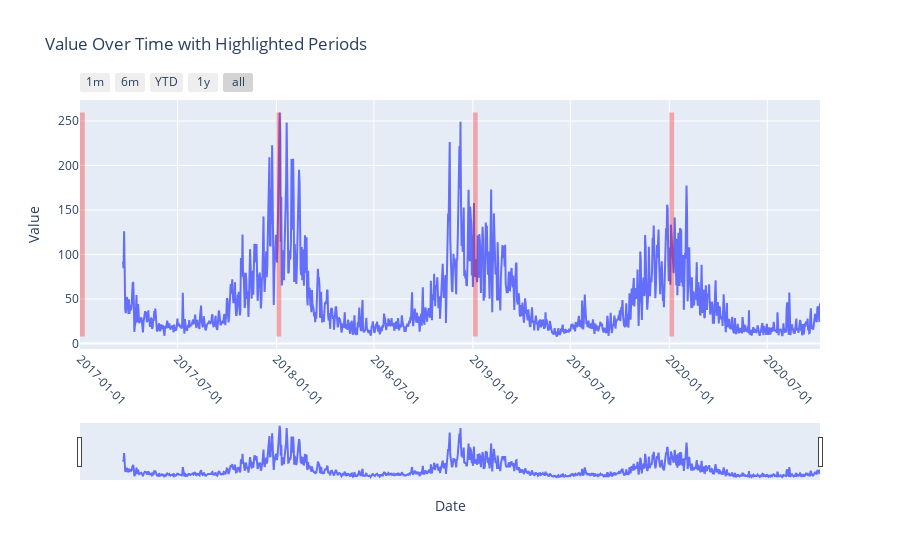

The cell this chart's notebook holds for it:
### Markdown cell above
Если предположить, что с 1 января по 10

### Code cell
import matplotlib.dates as mdates
import plotly.graph_objects as go
df['date_time'] = pd.to_datetime(df['date_time'])
post_new_year_dates = [
    ['2017-01-01', '2017-01-10'],
    ['2018-01-01', '2018-01-10'],
    ['2019-01-01', '2019-01-10'],
    ['2020-01-01', '2020-01-10'],
                       ]
highlight_periods = [(pd.to_datetime(start), pd.to_datetime(end)) for start, end in post_new_year_dates]

# Create the figure
fig = go.Figure()

# Add the time series line
fig.add_trace(go.Scatter(x=df['date_time'], y=df['value'], mode='lines', name='Value'))

# Add shaded regions for the highlight periods
for start, end in highlight_periods:
    fig.add_shape(
        type="rect",
        x0=start, x1=end,
        y0=min(df['value']), y1=max(df['value']),
        fillcolor="red", opacity=0.3, line_width=0,
    )

# Update layout
fig.update_layout(
    title="Value Over Time with Highlighted Periods",
    xaxis_title="Date",
    yaxis_title="Value",
    xaxis=dict(
        tickformat="%Y-%m-%d",
        tickangle=45,
        rangeslider=dict(visible=True),
        rangeselector=dict(
            buttons=list([
                dict(count=1, label="1m", step="month", stepmode="backward"),
                dict(count=6, label="6m", step="month", stepmode="backward"),
                dict(count=1, label="YTD", step="year", stepmode="todate"),
                dict(count=1, label="1y", step="year", stepmode="backward"),
                dict(step="all")
            ])
        )
    )
)

# Show the plot
fig.show()

### Figure 1 — Plotly figure (JSON) as saved in the notebook; plotly's stock layout.template omitted (floating-point values rounded to 4 significant figures; data arrays with more than 128 entries replaced by an {"elided": "..."} marker saying what was removed)
{"data": [{"mode": "lines", "name": "Value", "type": "scatter", "x": {"elided": "1296 str values"}, "y": {"elided": "1296 float values"}}], "layout": {"shapes": [{"fillcolor": "red", "line": {"width": 0}, "opacity": 0.3, "type": "rect", "x0": "2017-01-01T00:00:00", "x1": "2017-01-10T00:00:00", "y0": 7.769, "y1": 259.6}, {"fillcolor": "red", "line": {"width": 0}, "opacity": 0.3, "type": "rect", "x0": "2018-01-01T00:00:00", "x1": "2018-01-10T00:00:00", "y0": 7.769, "y1": 259.6}, {"fillcolor": "red", "line": {"width": 0}, "opacity": 0.3, "type": "rect", "x0": "2019-01-01T00:00:00", "x1": "2019-01-10T00:00:00", "y0": 7.769, "y1": 259.6}, {"fillcolor": "red", "line": {"width": 0}, "opacity": 0.3, "type": "rect", "x0": "2020-01-01T00:00:00", "x1": "2020-01-10T00:00:00", "y0": 7.769, "y1": 259.6}], "title": {"text": "Value Over Time with Highlighted Periods"}, "xaxis": {"rangeselector": {"buttons": [{"count": 1, "label": "1m", "step": "month", "stepmode": "backward"}, {"count": 6, "label": "6m", "step": "month", "stepmode": "backward"}, {"count": 1, "label": "YTD", "step": "year", "stepmode": "todate"}, {"count": 1, "label": "1y", "step": "year", "stepmode": "backward"}, {"step": "all"}]}, "rangeslider": {"visible": true}, "tickangle": 45, "tickformat": "%Y-%m-%d", "title": {"text": "Date"}}, "yaxis": {"title": {"text": "Value"}}}}
